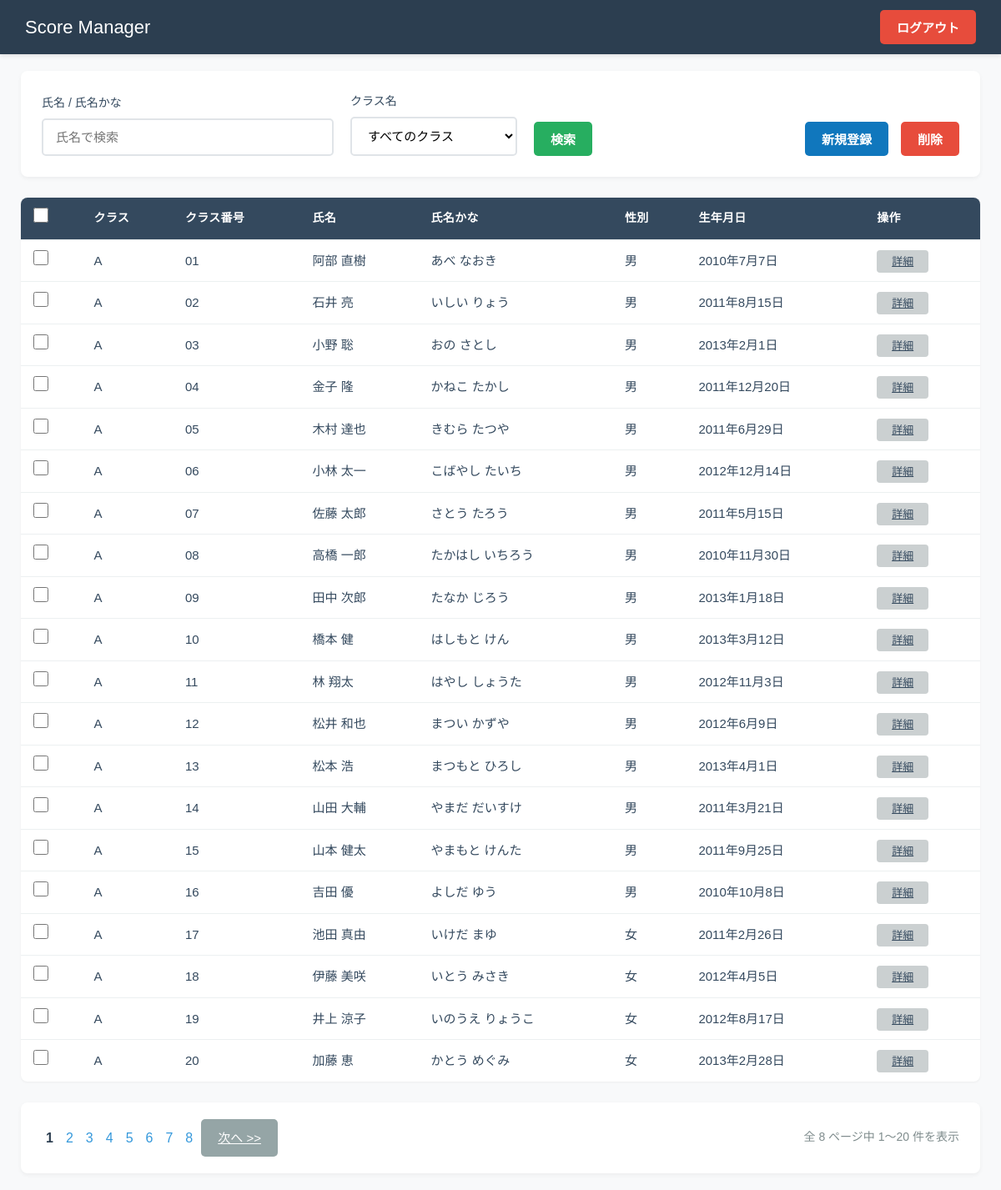
Page /work/public/student-list.php (signed in) on the committed database.
### tables this page shows
CREATE TABLE `students` (
  `id` int NOT NULL COMMENT 'ID',
  `class` varchar(1) NOT NULL COMMENT 'クラス',
  `class_no` smallint NOT NULL COMMENT 'クラス番号',
  `last_name` varchar(50) NOT NULL COMMENT '名前（姓）',
  `first_name` varchar(50) NOT NULL COMMENT '名前（名）',
  `last_name_kana` varchar(50) NOT NULL COMMENT 'ふりがな（姓）',
  `first_name_kana` varchar(50) NOT NULL COMMENT 'ふりがな（名）',
  `gender` tinyint NOT NULL COMMENT '１：男、２：女',
  `birth_date` date NOT NULL COMMENT '生年月日',
  `photo_url` varchar(255) DEFAULT NULL COMMENT '写真',
  `created_at` datetime DEFAULT CURRENT_TIMESTAMP COMMENT '作成日時',
  `updated_at` datetime DEFAULT CURRENT_TIMESTAMP ON UPDATE CURRENT_TIMESTAMP COMMENT '更新日時'
);

### work/app/Utils.php (called while the page is built, shortened)
<?php
class Utils {
  public static function h($str) {
    return htmlspecialchars($str, ENT_QUOTES, 'UTF-8');
  }
}

### work/app/Config.php (called while the page is built, shortened)
<?php
spl_autoload_register(function($class) {
    $class = str_replace('MyApp\\', '', $class);
    $file = __DIR__ . '/' . $class . '.php';
});

### work/app/Student.php (called while the page is built, shortened)
<?php
class Student extends Utils
{
  private $_pdo;
  public function __construct($pdo)
  {
    $this->_pdo = $pdo;
  }
  public function getAllPaginated($limit, $offset, $class = '', $name = '')
  {
    $sql = "SELECT * FROM students WHERE 1=1";
    $params = [];
    $sql .= " ORDER BY class, class_no LIMIT :limit OFFSET :offset";
    $stmt = $this->_pdo->prepare($sql);
    $stmt->bindValue(':limit', $limit, \PDO::PARAM_INT);
    $stmt->bindValue(':offset', $offset, \PDO::PARAM_INT);
    $stmt->execute();
    return $stmt->fetchAll();
  }
  public function countAll($class = '', $name = '')
  {
    $sql = "SELECT COUNT(*) FROM students WHERE 1=1";
    $params = [];
    $stmt = $this->_pdo->prepare($sql);
    $stmt->execute();
    return $stmt->fetchColumn();
  }
}

### work/public/student-list.php (the view, shortened to what this page needs)
<?php
require_once(__DIR__ . '/../app/Config.php');
$pdo = Database::getInstance();
$student = new Student($pdo);
$student->processPost();
$limit = STUDENTS_PER_PAGE;
$class = filter_input(INPUT_GET, 'class');
$name = filter_input(INPUT_GET, 'name');
$page = filter_input(INPUT_GET, 'page', FILTER_VALIDATE_INT);
$page = ($page !== false && $page > 0) ? $page : 1;
$offset = ($page - 1) * $limit;
$totalStudents = $student->countAll($class, $name);
$totalPages = ceil($totalStudents / $limit);
$students = $student->getAllPaginated($limit, $offset, $class, $name);
?>
<!DOCTYPE html>
<html lang="ja">
<head>
    <link rel="stylesheet" href="/css/main.css">
    <link rel="stylesheet" href="/css/student-list.css">
</head>
<body>
    <main>
        <header>
            <h1>Score Manager</h1>
            <button class="btn btn-logout" id="logout-btn">ログアウト</button>
        </header>
        <div class="container">
            <section class="search-section">
                <form method="get" action="">
                    <div class="search-area">
                        <div class="search-inputs">
                            <div class="form-group">
                                <label>氏名 / 氏名かな</label>
                                <input type="text"  name="name" value="<?= Utils::h($name ?? ''); ?>" placeholder="氏名で検索">
                            </div>
                            <div class="form-group">
                                <label>クラス名</label>
                                <select name="class">
                                    <option value=''>すべてのクラス</option>
                                </select>
                            </div>
                            <button type="submit"  class="btn btn-search">検索</button>
                        </div>
                        <div class="action-area">
                            <button type="button" class="btn btn-primary" onclick="location.href='student-form.php'">新規登録</button>
                            <button type="submit" form="delete-form" class="btn btn-danger">削除</button>
                        </div>
                    </div>
                </form>
            </section>
            <form method="post" action="?action=delete_multiple" id="delete-form">
                <table class="student-table">
                    <thead>
                        <tr>
                            <th><input type="checkbox" id="select-all"></th>
                            <th>クラス</th>
                            <th>クラス番号</th>
                            <th>氏名</th>
                            <th>氏名かな</th>
                            <th>性別</th>
                            <th>生年月日</th>
                            <th>操作</th>
                        </tr>
                    </thead>
                    <tbody id="student-list-body">
                        <?php if(count($students) > 0): ?>
                            <?php foreach($students as $s): ?>
                                <tr>
                                    <td><input type="checkbox" name="id[]" value="<?= $s->id; ?>" class="student-checkbox"></td>
                                    <td><?= Utils::h($s->class); ?></td>
                                    <td><?= str_pad($s->class_no, 2, '0', STR_PAD_LEFT); ?></td>
                                    <td><?= Utils::h($s->last_name . ' ' . $s->first_name); ?></td>
                                    <td><?= Utils::h($s->last_name_kana . ' ' . $s->first_name_kana); ?></td>
                                    <td><?= $s->gender == GENDER_MALE ? '男' : '女'; ?></td>
                                    <td><?= Utils::h(date('Y年n月j日', strtotime($s->birth_date))); ?></td>
                                    <td><a href="student-detail.php?id=<?= $s->id; ?>&list_class=<?= urlencode($class ?? ''); ?>&list_name=<?= urlencode($name ?? ''); ?>&list_page=<?= $page; ?>" class="btn detail-btn">詳細</a></td>
                                </tr>
                            <?php endforeach; ?>
                        <?php else: ?>
                            <tr>
                                <td colspan="8" class="no-data-message">該当する生徒が見つかりませんでした</td>
                            </tr>
                        <?php endif; ?>
                    </tbody>
                </table>
             </form>
            <nav class="pagination">
                <?php
                if ($totalStudents > 0) {
                    $startFrom = $offset + 1;
                    $endAt = min($offset + $limit, $totalStudents);
                }
                ?>
                <div class="pagination-container">
                    <div class="pagination-links">
                        <?php for ($i = 1; $i <= $totalPages; $i++): ?>
                            <?php if ($i == $page): ?>
                                <strong class="current-page"><?= $i; ?></strong>
                            <?php else: ?>
                                <a href="?page=<?= $i; ?>&class=<?= urlencode($class ?? ''); ?>&name=<?= urlencode($name ?? ''); ?>" class="page-link"><?= $i; ?></a>
                            <?php endif; ?>
                        <?php endfor; ?>
                        <?php if ($page < $totalPages): ?>
                            <a href="?page=<?= $page + 1; ?>&class=<?= urlencode($class ?? ''); ?>&name=<?= urlencode($name ?? ''); ?>" class="btn btn-secondary"> 次へ >></a>
                        <?php endif; ?>
                    </div>
                    <?php if ($totalStudents > 0): ?>
                        <span id="page-info">全 <?= $totalPages; ?> ページ中 <?= $startFrom; ?>～<?= $endAt; ?> 件を表示</span>
                    <?php else: ?>
                        <span id="page-info">全 0 件</span>
                    <?php endif; ?>
                </div>
            </nav>
        </div>
    </main>
</body>
</html>

### work/public/css/main.css (style rules this page uses)
* { margin: 0; padding: 0; box-sizing: border-box; }
body { background-color: #f8f9fa; color: #2c3e50; line-height: 1.7; font-family: 'Noto Sans JP', sans-serif; min-width: 1200px; }
header { background-color: #2c3e50; color: white; padding: 0 30px; box-shadow: 0 2px 5px rgba(0,0,0,0.1); min-width: 1200px; display: flex; justify-content: space-between; align-items: center; height: 65px; }
header h1 { font-size: 22px; font-weight: 500; line-height: 65px; }
.btn-logout { background-color: #e74c3c; color: white; margin-left: auto; font-weight: 600; }
.container { width: 1200px; margin: 0 auto; padding: 20px 25px; min-height: calc(100vh - 65px); }
.btn { padding: 10px 20px; border: none; border-radius: 5px; cursor: pointer; font-size: 15px; transition: all 0.2s; font-family: 'Noto Sans JP', sans-serif; }
.btn-primary { background-color: #1077bd; color: white; font-weight: 600; }
.btn-secondary { background-color: #95a5a6; color: white; font-weight: 500; }
.btn-danger { background-color: #e74c3c; color: white; font-weight: 600; }
.form-group { margin-bottom: 18px; font-weight: 500; }
.form-group label { display: block; margin-bottom: 6px; font-size: 14px; color: #34495e; }
.form-group input, .form-group select { width: 100%; padding: 12px 15px; border: 2px solid #e0e4e8; border-radius: 5px; font-size: 15px; transition: all 0.2s; background-color: white; }
table { width: 100%; background-color: white; border-collapse: collapse; border-radius: 8px; overflow: hidden; box-shadow: 0 1px 3px rgba(0,0,0,0.05); }
th, td { padding: 12px 15px; text-align: left; border-bottom: 1px solid #ecf0f1; }
th { background-color: #34495e; font-weight: 600; font-size: 14px; color: white; text-transform: uppercase; letter-spacing: 0.3px; }
td { font-size: 15px; color: #34495e; }
tr:last-child td { border-bottom: none; }

### work/public/css/student-list.css (style rules this page uses)
.search-section { background-color: white; padding: 25px; margin-bottom: 25px; border-radius: 8px; box-shadow: 0 2px 5px rgba(0,0,0,0.05); width: 100%; }
.search-area { display: flex; justify-content: space-between; }
.search-inputs { display: flex; gap: 20px; align-items: flex-end; width: 700px; }
.search-inputs .form-group { margin-bottom: 0; }
.search-inputs .form-group:first-child { width: 350px; }
.search-inputs .form-group:nth-child(2) { width: 200px; }
.action-area { display: flex; gap: 15px; align-items: flex-end; }
.btn-search { background-color: #27ae60; color: white; font-weight: 600; }
.student-table { margin-bottom: 25px; border-radius: 8px; width: 100%; table-layout: auto; }
.student-table input[type="checkbox"] { width: 18px; height: 18px; cursor: pointer; accent-color: #3498db; }
.student-table .btn { padding: 6px 18px; font-size: 13px; background-color: #cbd0d1; color: #34495e; border-radius: 4px; font-weight: 500; }
.student-table td { white-space: nowrap; }
.pagination-container { display: flex; justify-content: space-between; align-items: center; }
.pagination-links { display: flex; gap: 5px; align-items: center; }
.current-page { margin: 0 5px; font-weight: bold; color: #2c3e50; }
.page-link { margin: 0 5px; color: #3498db; text-decoration: none; }
.pagination { background-color: white; padding: 20px 25px; border-radius: 8px; box-shadow: 0 2px 5px rgba(0,0,0,0.05); width: 100%; }
#page-info { color: #7f8c8d; font-size: 14px; }

### rows in the picture
students: class "A", class_no "01", Utils::h($s->last_name . ' ' . $s->first_name) "阿部 直樹", last_name_kana+first_name_kana "あべ なおき", gender "男", birth_date "2010年7月7日"
students: class "A", class_no "02", Utils::h($s->last_name . ' ' . $s->first_name) "石井 亮", last_name_kana+first_name_kana "いしい りょう", gender "男", birth_date "2011年8月15日"
students: class "A", class_no "03", Utils::h($s->last_name . ' ' . $s->first_name) "小野 聡", last_name_kana+first_name_kana "おの さとし", gender "男", birth_date "2013年2月1日"
students: class "A", class_no "04", Utils::h($s->last_name . ' ' . $s->first_name) "金子 隆", last_name_kana+first_name_kana "かねこ たかし", gender "男", birth_date "2011年12月20日"
students: class "A", class_no "05", Utils::h($s->last_name . ' ' . $s->first_name) "木村 達也", last_name_kana+first_name_kana "きむら たつや", gender "男", birth_date "2011年6月29日"
students: class "A", class_no "06", Utils::h($s->last_name . ' ' . $s->first_name) "小林 太一", last_name_kana+first_name_kana "こばやし たいち", gender "男", birth_date "2012年12月14日"
students: class "A", class_no "07", Utils::h($s->last_name . ' ' . $s->first_name) "佐藤 太郎", last_name_kana+first_name_kana "さとう たろう", gender "男", birth_date "2011年5月15日"
students: class "A", class_no "08", Utils::h($s->last_name . ' ' . $s->first_name) "高橋 一郎", last_name_kana+first_name_kana "たかはし いちろう", gender "男", birth_date "2010年11月30日"
students: class "A", class_no "09", Utils::h($s->last_name . ' ' . $s->first_name) "田中 次郎", last_name_kana+first_name_kana "たなか じろう", gender "男", birth_date "2013年1月18日"
students: class "A", class_no "10", Utils::h($s->last_name . ' ' . $s->first_name) "橋本 健", last_name_kana+first_name_kana "はしもと けん", gender "男", birth_date "2013年3月12日"
students: class "A", class_no "11", Utils::h($s->last_name . ' ' . $s->first_name) "林 翔太", last_name_kana+first_name_kana "はやし しょうた", gender "男", birth_date "2012年11月3日"
students: class "A", class_no "12", Utils::h($s->last_name . ' ' . $s->first_name) "松井 和也", last_name_kana+first_name_kana "まつい かずや", gender "男", birth_date "2012年6月9日"
students: class "A", class_no "13", Utils::h($s->last_name . ' ' . $s->first_name) "松本 浩", last_name_kana+first_name_kana "まつもと ひろし", gender "男", birth_date "2013年4月1日"
students: class "A", class_no "14", Utils::h($s->last_name . ' ' . $s->first_name) "山田 大輔", last_name_kana+first_name_kana "やまだ だいすけ", gender "男", birth_date "2011年3月21日"
students: class "A", class_no "15", Utils::h($s->last_name . ' ' . $s->first_name) "山本 健太", last_name_kana+first_name_kana "やまもと けんた", gender "男", birth_date "2011年9月25日"
students: class "A", class_no "16", Utils::h($s->last_name . ' ' . $s->first_name) "吉田 優", last_name_kana+first_name_kana "よしだ ゆう", gender "男", birth_date "2010年10月8日"
students: class "A", class_no "17", Utils::h($s->last_name . ' ' . $s->first_name) "池田 真由", last_name_kana+first_name_kana "いけだ まゆ", gender "女", birth_date "2011年2月26日"
students: class "A", class_no "18", Utils::h($s->last_name . ' ' . $s->first_name) "伊藤 美咲", last_name_kana+first_name_kana "いとう みさき", gender "女", birth_date "2012年4月5日"
students: class "A", class_no "19", Utils::h($s->last_name . ' ' . $s->first_name) "井上 涼子", last_name_kana+first_name_kana "いのうえ りょうこ", gender "女", birth_date "2012年8月17日"
students: class "A", class_no "20", Utils::h($s->last_name . ' ' . $s->first_name) "加藤 恵", last_name_kana+first_name_kana "かとう めぐみ", gender "女", birth_date "2013年2月28日"

### other values in the picture
$totalPages "8"
$startFrom "1"
$endAt "20"
